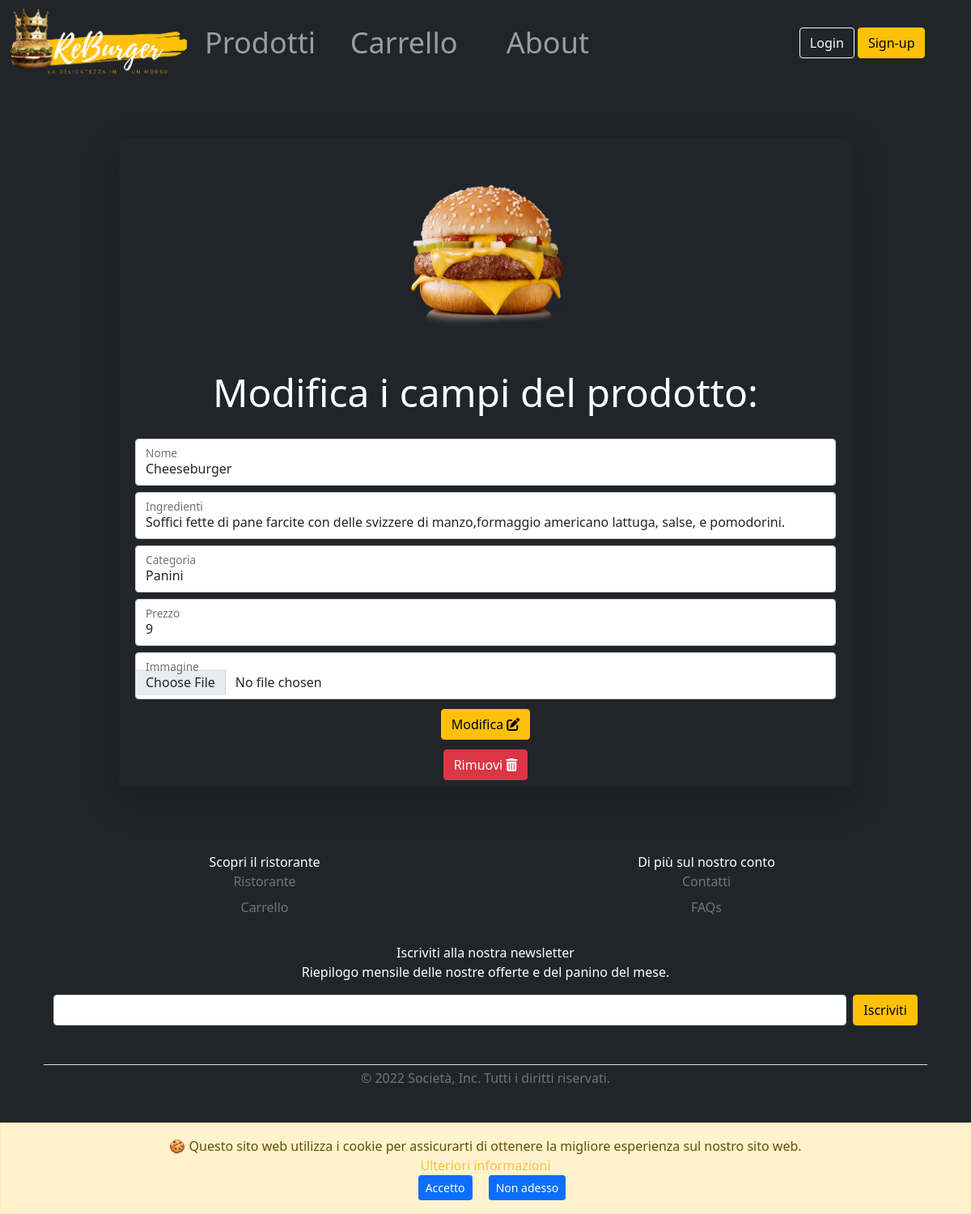
/modificaProdotto.php?id=2, run on the app's committed database.
### tables this page shows
CREATE TABLE IF NOT EXISTS `prodotto` (
  `idprodotto` INT NOT NULL AUTO_INCREMENT UNIQUE,
  `venditore` INT NOT NULL,
  `nome` VARCHAR(20) NOT NULL UNIQUE,
  `descrizione` VARCHAR(512) NOT NULL,
  `categoria` VARCHAR(25) NOT NULL,
  `prezzo` DOUBLE(5, 2) NOT NULL DEFAULT 0,
	`img` VARCHAR(100),
  PRIMARY KEY (`idprodotto`));

### modificaProdotto.php (called while the page is built)
<?php
require_once 'bootstrap.php';
$templateParams["titolo"] = "ReBurger - Modifica Prodotto";
$templateParams["nome"] = "template-modificaProdotto.php";
$templateParams["prodotto"] = $dbh->getProdottoById($_GET["id"]);
require_once 'template/base.php';
?>

### db/dbHelper.php (called while the page is built, shortened)
<?php
class DatabaseHelper{
    private $db;
    public function __construct($servername, $username, $password, $dbname, $port){
        $this->db = new mysqli($servername, $username, $password, $dbname, $port);
    }
    public function getProdottoById($idprodotto){
        $query = "SELECT * FROM prodotto WHERE idprodotto=?";
        $stmt = $this->db->prepare($query);
        $stmt->bind_param('i',$idprodotto);
        $stmt->execute();
        $result = $stmt->get_result();
      return $result->fetch_assoc();
    }
}
?>

### bootstrap.php (called while the page is built, shortened)
<?php
require_once("db/dbHelper.php");
$dbh = new DatabaseHelper("localhost", "root", "", "reburger", 3306);
?>

### template/template-modificaProdotto.php (the view, shortened to what this page needs)
<?php
$controlloErr = 1;
?>
<div class="container-fluid mt-2 w-75 p-2" <?php if ($controlloErr == 0){ echo "hidden";} ?>>
      <div class="row row-cols-1 d-flex justify-content-center">
        <div class="card card-cover text-white bg-dark rounded-5 shadow-lg text-center">
              <div class="container text-center p-1 ">
                <form action="modificaProdotto.php?id=<?php echo $_GET["id"]; ?>" method="post" enctype="multipart/form-data">
                <img class="mx-auto d-block my-2 img-fluid" src='img/<?php echo $templateParams["prodotto"]["img"];?>'  alt="..." style="width:250px; height:250px;"/>
                  <div class=" my-4 display-5 mb-3 text-center text-white fw-normal">Modifica i campi del prodotto:</div>
                  <div class="container-lg p-1">
                    <div class="form-floating ">
                        <input type="text" class="form-control my-2" id="nome" value="<?php echo $templateParams["prodotto"]["nome"] ?>" name="nome" />
                        <label  for="nome" class="text-dark" >Nome</label>
                    </div>
                    <div class="form-floating ">
                        <input type="text" class="form-control my-2" id="descrizione" value="<?php echo $templateParams["prodotto"]["descrizione"] ?>" name="descrizione" />
                        <label for="descrizione" class="text-dark" >Ingredienti</label>
                    </div>
                    <div class="form-floating">
                        <input type="text" class="form-control my-2" id="categoria" value="<?php echo $templateParams["prodotto"]["categoria"] ?>" name="categoria" />
                        <label  for="categoria"class="text-dark" >Categoria</label>
                    </div>
                    <div class="form-floating ">
                        <input type="text" class="form-control my-2" id="prezzo" value="<?php echo $templateParams["prodotto"]["prezzo"] ?>" name="prezzo" />
                        <label  for="prezzo"class="text-dark" >Prezzo</label>
                    </div>
                    <div class="form-floating">
                        <input type="file" class="form-control my-2" id="immagine" name="immagine" />
                        <label class="text-dark" for="immagine">Immagine</label>
                    </div>
                  <button class=" my-1 btn  btn-warning" type="submit">Modifica <i class="fa-solid fa-pen-to-square"></i></button>
                  </div>
                </form>
                <button class="my-1 btn btn-md btn-danger" value="<?php echo $templateParams["prodotto"]["idprodotto"]?>" onclick="eliminaProdotto(this.value);">Rimuovi <i class="fa-solid fa-trash-can"></i></button>
                </div>
              </div>
            </div>
          </div>

### css/styleSmartphone.css (style rules this page uses)
*, *:before, *:after { outline: 1px solid transparent; }

### data on the page
prodotto: img (picture), nome "Cheeseburger", descrizione "Soffici fette di pane farcite con delle svizzere di manzo,formaggio americano lattuga, salse, e pomodorini.", categoria "Panini", prezzo "9"

### other printed values
$titolo "Scopri il ristorante"
$group1 "Ristorante"
$group1 "Carrello"
$titolo "Di più sul nostro conto"
$group2 "Contatti"
$group2 "FAQs"
createCopyright() "© 2022"
